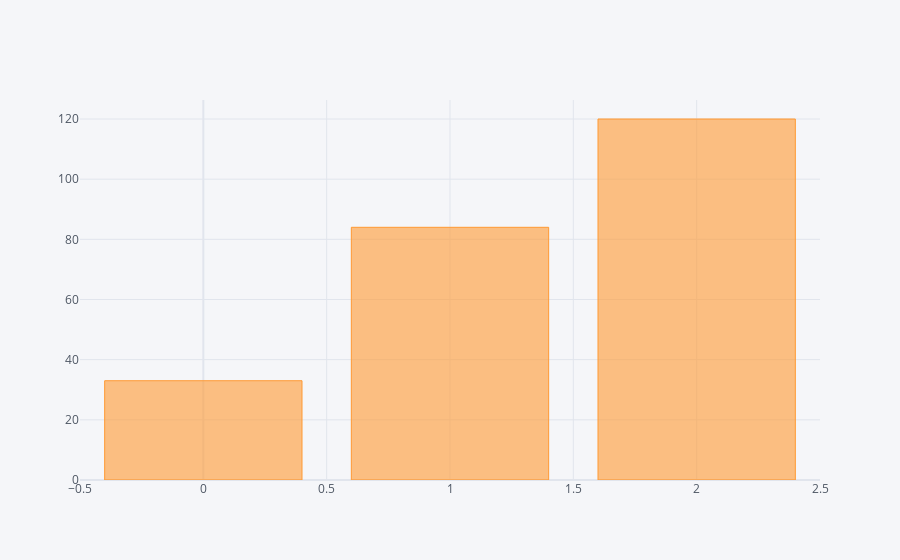

Write notebook code for a chart like this one.
### Markdown cell above
###### 'Healthcare Representative': 0, 
###### 'Human Resources': 1,
###### 'Laboratory Technician': 2,
###### 'Manager': 3, 
###### 'Manufacturing Director': 4,
###### 'Research Director': 5, 
###### 'Research Scientist': 6, 
###### 'Sales Executive': 7, 
###### 'Sales Representative': 8
From above we observe that 'Laboratory Technician': 2,'Research Scientist': 6,'Sales Executive': 7,Sales Representative': 8 are more likely to Quit 
<h2> 15 )Job Satisfaction is more corellated to Environ ment satisfaction</h2>
<h2> 16)Marital Status vs Attrition</h2>
Categories:<br>
    1. 'Divorced': 0<br>
    2. 'Married' : 1<br>
    3. 'Single'  : 2<br>

### Code cell
init_notebook_mode(connected=True)
cf.go_offline()
positive_attrition_df['MaritalStatus'].value_counts().iplot(kind='bar')

### Figure 1 — Plotly figure (JSON) as saved in the notebook; plotly's stock layout.template omitted (floating-point values rounded to 4 significant figures)
{"data": [{"marker": {"color": "rgba(255, 153, 51, 0.6)", "line": {"color": "rgba(255, 153, 51, 1.0)", "width": 1}}, "name": "MaritalStatus", "orientation": "v", "text": "", "type": "bar", "x": [2, 1, 0], "y": [120, 84, 33]}], "layout": {"legend": {"bgcolor": "#F5F6F9", "font": {"color": "#4D5663"}}, "paper_bgcolor": "#F5F6F9", "plot_bgcolor": "#F5F6F9", "title": {"font": {"color": "#4D5663"}}, "xaxis": {"gridcolor": "#E1E5ED", "showgrid": true, "tickfont": {"color": "#4D5663"}, "title": {"font": {"color": "#4D5663"}, "text": ""}, "zerolinecolor": "#E1E5ED"}, "yaxis": {"gridcolor": "#E1E5ED", "showgrid": true, "tickfont": {"color": "#4D5663"}, "title": {"font": {"color": "#4D5663"}, "text": ""}, "zerolinecolor": "#E1E5ED"}}}
